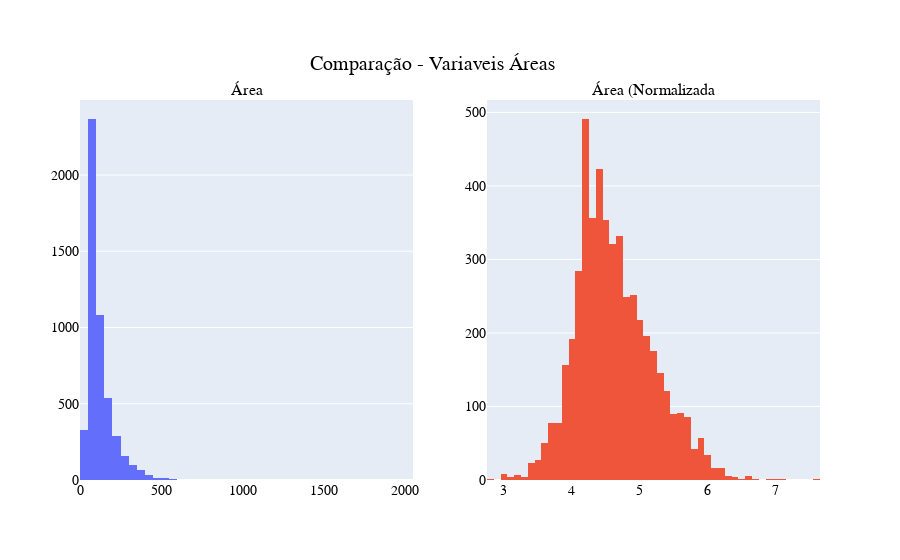

The code cell stored with this chart in its notebook:
### Markdown cell above
## <font style = 'font-size: 18px;'>Verificando graficamente novo comportamento das variáveis no dataset normalizado</font>
<ul style='font-size: 16px; line-height: 2; text-align: justify;'>

### Code cell
fig2 = make_subplots(rows = 1, cols = 2, start_cell = 'top-left', subplot_titles= ('Área', 'Área (Normalizada'))

histArea0 = go.Histogram(x = raw_data['Area'], nbinsx= 50)
histArea1 = go.Histogram(x = normalized_data['log_Area'], nbinsx= 50)

fig2.append_trace(histArea0, 1,1)
fig2.append_trace(histArea1, 1,2)

fig2.update_layout(
    title = { 'text':'Comparação - Variaveis Áreas', 'y':0.9, 'x':0.48, 'xanchor':'center', 'yanchor':'top'}, 
    font = dict(family = 'Arial', size = 14, color = 'Black'),
    showlegend = False
    ) 

fig2.show()

### Figure 1 — Plotly figure (JSON) as saved in the notebook; plotly's stock layout.template omitted (floating-point values rounded to 4 significant figures; data arrays with more than 128 entries replaced by an {"elided": "..."} marker saying what was removed)
{"data": [{"nbinsx": 50, "type": "histogram", "x": {"elided": "5000 int values"}, "xaxis": "x", "yaxis": "y"}, {"nbinsx": 50, "type": "histogram", "x": {"elided": "5000 float values"}, "xaxis": "x2", "yaxis": "y2"}], "layout": {"annotations": [{"font": {"size": 16}, "showarrow": false, "text": "Área", "x": 0.225, "xanchor": "center", "xref": "paper", "y": 1, "yanchor": "bottom", "yref": "paper"}, {"font": {"size": 16}, "showarrow": false, "text": "Área (Normalizada", "x": 0.775, "xanchor": "center", "xref": "paper", "y": 1, "yanchor": "bottom", "yref": "paper"}], "font": {"color": "Black", "family": "Arial", "size": 14}, "showlegend": false, "title": {"text": "Comparação - Variaveis Áreas", "x": 0.48, "xanchor": "center", "y": 0.9, "yanchor": "top"}, "xaxis": {"anchor": "y", "domain": [0, 0.45]}, "xaxis2": {"anchor": "y2", "domain": [0.55, 1]}, "yaxis": {"anchor": "x", "domain": [0, 1]}, "yaxis2": {"anchor": "x2", "domain": [0, 1]}}}
